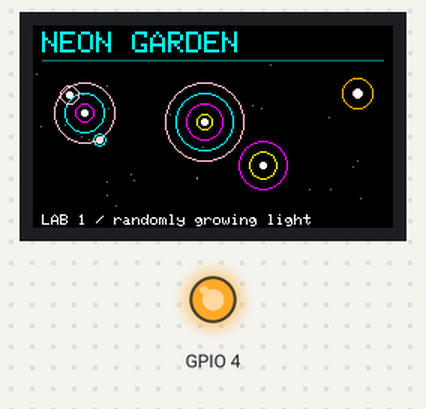
Bench run of a sketch on a simulated ESP32. On the bench: 240×135 colour display, output pins drawn as LEDs (lit = HIGH). Random numbers use the default seed unless the sketch sets one.

Above: at 0.47 s.
At 4.1 s:
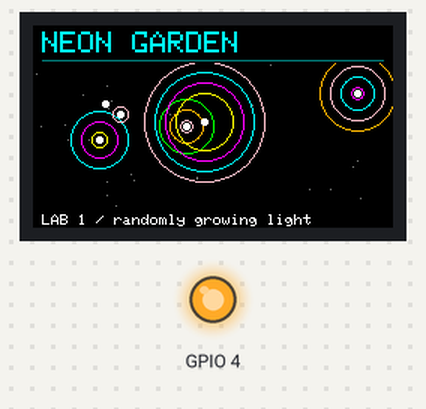
At 11.04 s:
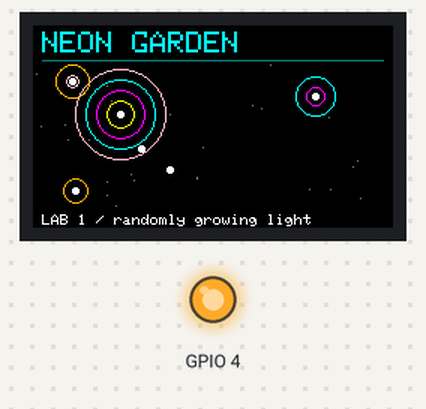
At 22.81 s:
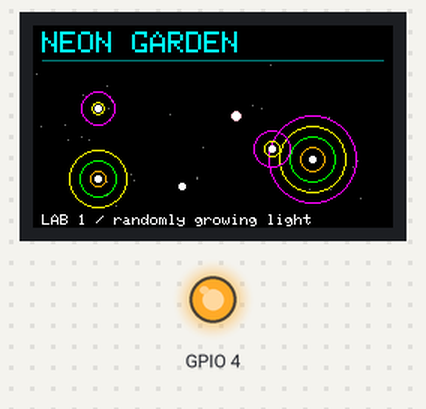
At 28.67 s:
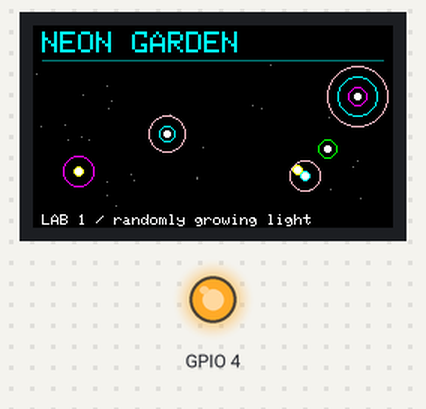
At 39.64 s:
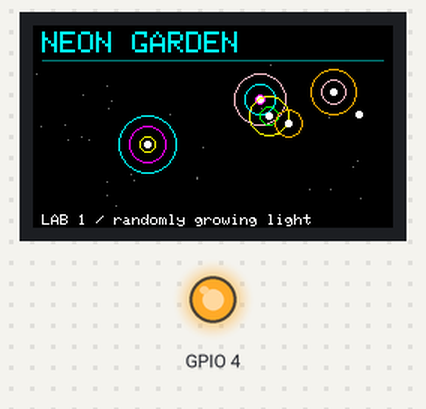

Measured:
- what the display in image 1 shows lasts 0.6 s, from 4.0 s to 4.6 s
- what the display in image 2 shows lasts 0.5 s, from 10.8 s to 11.3 s

The sketch:

neon_garden.ino
```cpp
#include <Arduino.h>
#include <TFT_eSPI.h>
#include <esp_system.h>

TFT_eSPI tft;
TFT_eSprite canvas(&tft);

const int WIDTH = 240;
const int HEIGHT = 135;
const int BLOOM_COUNT = 6;
const uint16_t PALETTE[] = {
  TFT_CYAN, TFT_MAGENTA, TFT_YELLOW, TFT_GREEN, TFT_ORANGE, TFT_PINK
};
const int COLOR_COUNT = sizeof(PALETTE) / sizeof(PALETTE[0]);

struct Bloom {
  int x, y;
  float radius, speed;
  int limit, colorIndex;
};
Bloom blooms[BLOOM_COUNT];
int starX[28], starY[28];
bool displayReady = false;
uint32_t previousFrame = 0;

void resetBloom(int index) {
  Bloom &b = blooms[index];
  b.x = random(20, WIDTH - 20);
  b.y = random(35, HEIGHT - 20);
  b.radius = 1;
  b.speed = random(35, 85) / 100.0f;
  b.limit = random(24, 49);
  b.colorIndex = random(COLOR_COUNT);
}

void setup() {
  tft.init();
  tft.setRotation(1);
  pinMode(4, OUTPUT);
  digitalWrite(4, HIGH);
  tft.fillScreen(TFT_BLACK);
  randomSeed(esp_random());

  // Draw offscreen, then send the complete frame to prevent flicker.
  canvas.setColorDepth(16);
  if (canvas.createSprite(WIDTH, HEIGHT) == nullptr) {
    tft.setTextColor(TFT_WHITE, TFT_BLACK);
    tft.setCursor(8, 20);
    tft.println("Display buffer failed.");
    tft.println("Press reset to retry.");
    return;
  }
  displayReady = true;
  canvas.setTextFont(1);
  canvas.setTextWrap(false);
  for (int i = 0; i < 28; ++i) {
    starX[i] = random(WIDTH);
    starY[i] = random(25, HEIGHT - 12);
  }
  for (int i = 0; i < BLOOM_COUNT; ++i) {
    resetBloom(i);
    blooms[i].radius = random(1, blooms[i].limit);
  }
}

void loop() {
  if (!displayReady) {
    delay(100);
    return;
  }
  uint32_t now = millis();
  if (now - previousFrame < 33) {
    delay(1);
    return;
  }
  previousFrame = now;
  canvas.fillSprite(TFT_BLACK);

  for (int i = 0; i < 28; ++i) {
    canvas.drawPixel(starX[i], starY[i], TFT_DARKGREY);
  }

  for (int i = 0; i < BLOOM_COUNT; ++i) {
    Bloom &b = blooms[i];
    b.radius += b.speed;
    if (b.radius > b.limit) resetBloom(i);
    int outerRadius = (int)b.radius;
    // Alternating palette colors in each group of concentric circles.
    for (int ring = 0; ring < 4; ++ring) {
      int r = outerRadius - ring * 7;
      if (r > 0) {
        canvas.drawCircle(b.x, b.y, r,
                          PALETTE[(b.colorIndex + ring) % COLOR_COUNT]);
      }
    }
    canvas.fillCircle(b.x, b.y, 2, TFT_WHITE);
  }

  // Opaque bands keep text readable when circles cross the edges.
  canvas.fillRect(0, 0, WIDTH, 25, TFT_BLACK);
  canvas.setTextSize(2);
  canvas.setTextColor(TFT_CYAN, TFT_BLACK);
  canvas.setCursor(6, 4);
  canvas.print("NEON GARDEN");
  canvas.drawFastHLine(6, 23, WIDTH - 12, TFT_DARKCYAN);
  canvas.fillRect(0, HEIGHT - 12, WIDTH, 12, TFT_BLACK);
  canvas.setTextSize(1);
  canvas.setTextColor(TFT_WHITE, TFT_BLACK);
  canvas.setCursor(6, HEIGHT - 9);
  canvas.print("LAB 1 / randomly growing light");
  canvas.pushSprite(0, 0);
}
```
